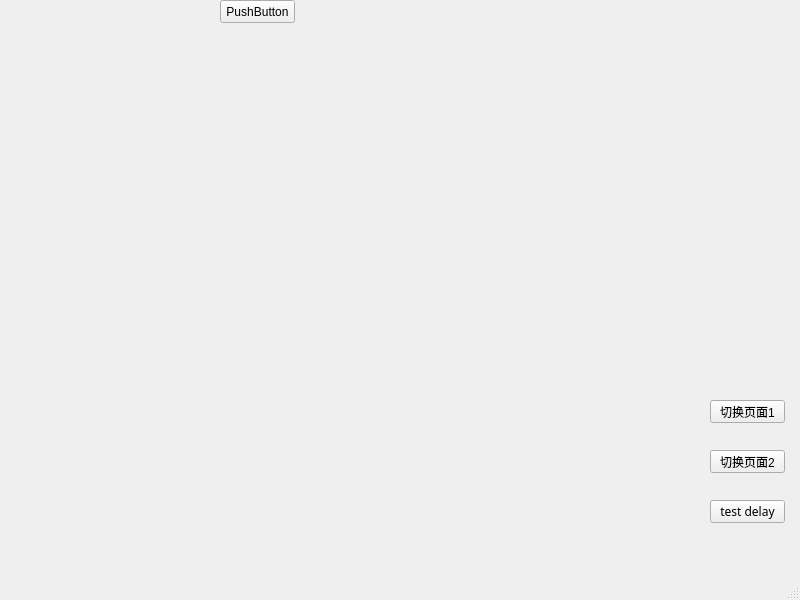
<?xml version="1.0" encoding="UTF-8"?>
<ui version="4.0">
 <class>MainWindow</class>
 <widget class="QMainWindow" name="MainWindow">
  <property name="geometry">
   <rect>
    <x>0</x>
    <y>0</y>
    <width>800</width>
    <height>600</height>
   </rect>
  </property>
  <property name="windowTitle">
   <string>MainWindow</string>
  </property>
  <widget class="QWidget" name="centralwidget">
   <widget class="QPushButton" name="pushButtonTest">
    <property name="geometry">
     <rect>
      <x>710</x>
      <y>500</y>
      <width>75</width>
      <height>23</height>
     </rect>
    </property>
    <property name="font">
     <font>
      <family>Agency FB</family>
     </font>
    </property>
    <property name="text">
     <string>test delay</string>
    </property>
   </widget>
   <widget class="QPushButton" name="pushButtonChangePage1">
    <property name="geometry">
     <rect>
      <x>710</x>
      <y>400</y>
      <width>75</width>
      <height>23</height>
     </rect>
    </property>
    <property name="text">
     <string>切换页面1</string>
    </property>
   </widget>
   <widget class="QStackedWidget" name="stackedWidget">
    <property name="geometry">
     <rect>
      <x>0</x>
      <y>150</y>
      <width>631</width>
      <height>381</height>
     </rect>
    </property>
    <property name="currentIndex">
     <number>1</number>
    </property>
    <widget class="QWidget" name="page_1"/>
    <widget class="QWidget" name="page_2"/>
   </widget>
   <widget class="QPushButton" name="pushButtonChangePage2">
    <property name="geometry">
     <rect>
      <x>710</x>
      <y>450</y>
      <width>75</width>
      <height>23</height>
     </rect>
    </property>
    <property name="text">
     <string>切换页面2</string>
    </property>
   </widget>
   <widget class="QPushButton" name="pushButton">
    <property name="geometry">
     <rect>
      <x>220</x>
      <y>0</y>
      <width>75</width>
      <height>23</height>
     </rect>
    </property>
    <property name="text">
     <string>PushButton</string>
    </property>
   </widget>
  </widget>
  <widget class="QMenuBar" name="menubar">
   <property name="geometry">
    <rect>
     <x>0</x>
     <y>0</y>
     <width>800</width>
     <height>23</height>
    </rect>
   </property>
  </widget>
  <widget class="QStatusBar" name="statusbar"/>
 </widget>
 <resources/>
 <connections/>
</ui>
